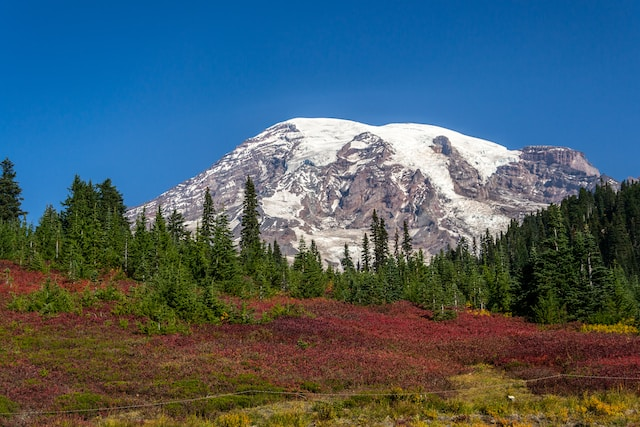
#> input picture Bimestre5/Procesamiento Imagenes/Tutorial-5/landscape.jpeg, 640 x 427 px
$ jupyter execute 'Tutorial 5.ipynb'   (shell and % lines are left out)
#> lines starting #> are read from the running program, lines starting #| are printed output that depends on the picture; after the words box and inside, x2 and y2 are one past the last pixel; in counts of white or black regions, pixels touching at a corner belong together
# Tutorial 5 - Restauración de imágenes

En este tutorial veremos algunos conceptos relacionados la restauración de imágenes. En particular veremos:

- Restauración bajo desplazamientos horizontales (1D)
- Restauración bajo desplazamientos en 2D usando el dominio de la frecuencia

[cell 1]
import cv2
import scipy
import numpy as np
import matplotlib.pyplot as plt
import skimage.restoration as restoration

[cell 2]
original_im = cv2.imread('landscape.jpeg', cv2.IMREAD_GRAYSCALE)
#> original_im: shape (427, 640); min 0, max 255, mean 89
plt.imshow(original_im, cmap='gray')

# Degradación Horizontal

## Degradar imagen

[cell 3]
len_degradation_kernel = 20
hor_degradation_kernel = np.ones(len_degradation_kernel) / len_degradation_kernel
hor_degradation_kernel.shape

[cell 4]
M = original_im.shape[1]
#> M = 640
N = M - len_degradation_kernel + 1
#> N = 621

hor_degradated_im = cv2.filter2D(original_im, -1, hor_degradation_kernel.reshape(1, len_degradation_kernel))
# Eliminar los bordes que OpenCV crea
hor_degradated_im = hor_degradated_im[:, :N]
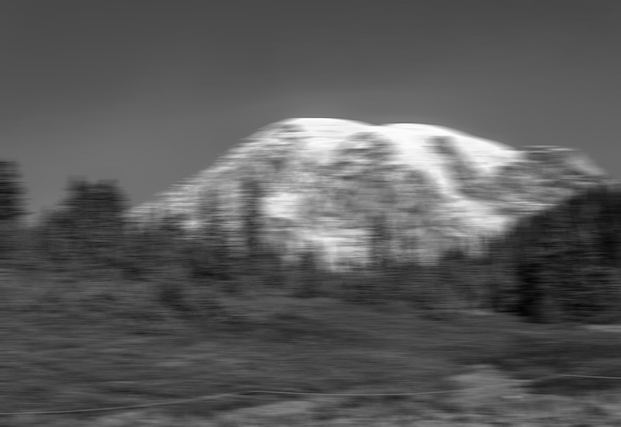
#> hor_degradated_im: shape (427, 621); min 3, max 255, mean 89.6

plt.imshow(hor_degradated_im, cmap='gray')

[cell 5]
example_line_ix = 200
example_line_original = original_im[example_line_ix, :]
#> example_line_original = 640 values, max 255 at index 176, min 1 at index 595, mean 115.6
example_line_degradated = hor_degradated_im[example_line_ix, :]
#> example_line_degradated = 621 values, max 223 at index 290, min 25 at index 600, mean 118.3

plt.plot(example_line_original, label='Imagen Original')
plt.plot(example_line_degradated, label='Imagen Degradada')
plt.legend()
#> figure, not shown here; curve peaks at x = 176, y = 255; curve peaks at x = 290, y = 223

## Restauración de una línea

[cell 6]
# H tiene que ser una matriz de NxM que contenga el kernel en la diagonal
H = np.zeros((N, M))
for i in range(N):
    H[i, i:i+len_degradation_kernel] = hor_degradation_kernel
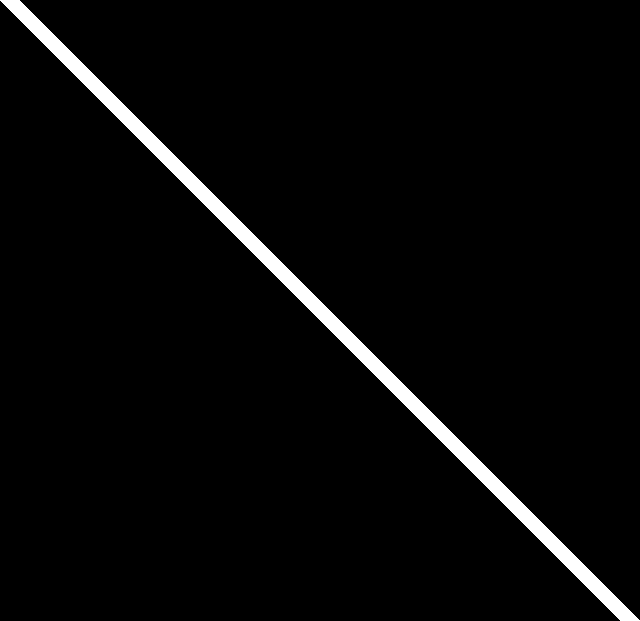
#> H: shape (621, 640) float64; values 0 (black) and 0.05 (white), 3.1% white; 1 white region, box (x1, y1, x2, y2) and area: (0, 0, 640, 621) 12420
H

[cell 7]
lambd = 1e6
W = np.eye(M)
A = lambd * np.linalg.inv(lambd * H.T.dot(H) + W.T.dot(W)).dot(H.T)
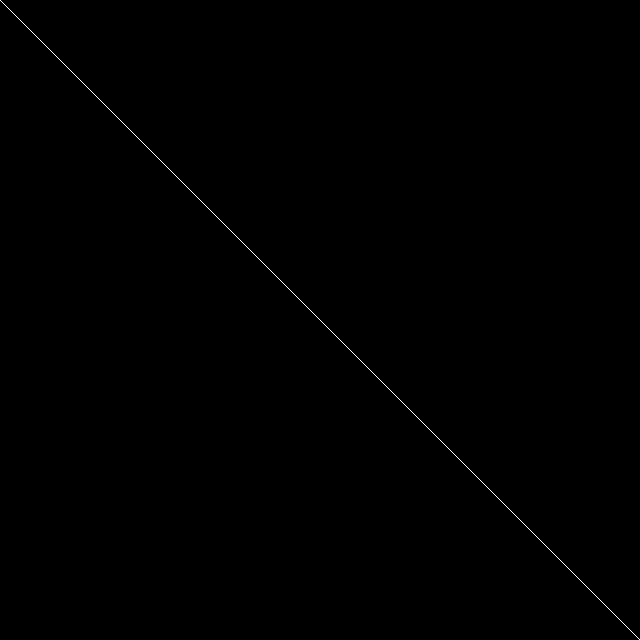
#> W: shape (640, 640) float64; values 0 (black) and 1 (white), 0.16% white in thin lines or dots

[cell 8]
example_line_recontr = A.dot(example_line_degradated)
#> example_line_recontr = 640 values, max 265.5 at index 298, min -31.68 at index 638, mean 115.6

plt.subplot(311)
plt.title('Imagen Original')
plt.plot(example_line_original)
plt.show()
#> figure, not shown here; curve peaks at x = 176, y = 255

plt.subplot(312)
plt.title('Imagen Degradada')
plt.plot(example_line_degradated)
plt.show()
#> figure, not shown here; curve peaks at x = 290, y = 223


plt.subplot(313)
plt.title('Imagen Reconstruida')
plt.plot(example_line_recontr)
plt.show()
#> figure, not shown here; curve peaks at x = 298, y = 265.5

## Restauración de la imagen

[cell 9]
reconstructed_im = hor_degradated_im.dot(A.T)

plt.figure(figsize=(20,20))

plt.subplot(131)
plt.title('Imagen Original')
plt.imshow(original_im, cmap='gray')
plt.subplot(132)
plt.title('Imagen Degradada')
plt.imshow(hor_degradated_im, cmap='gray')
plt.subplot(133)
plt.title('Imagen Reconstruida')
plt.imshow(reconstructed_im, cmap='gray')

# Degradación 2D - Deconvolución

## Degradar imagen

[cell 10]
len_degradation_kernel = 15
diag_kernel = np.fliplr(np.eye(len_degradation_kernel)) / len_degradation_kernel
plt.imshow(diag_kernel, cmap='gray')

[cell 11]
diag_degradated_im = cv2.filter2D(original_im, -1, diag_kernel)

plt.imshow(diag_degradated_im, cmap='gray')

## Deconvolución Naïve

[cell 12]
A, B = diag_degradated_im.shape
#> A = 427; B = 640
C, D = diag_kernel.shape

P = A + C + 1
#> P = 443
Q = B + D + 1
#> Q = 656

[cell 13]
padded_im = np.zeros((P, Q))
padded_im[:A, :B] = diag_degradated_im
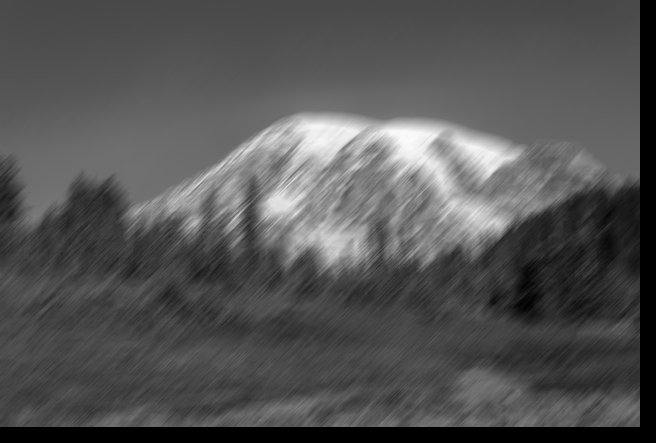
#> padded_im: shape (443, 656) float64; min 0, max 251, mean 83.7
plt.imshow(padded_im, cmap='gray')

[cell 14]
padded_kernel = np.zeros((P, Q))
padded_kernel[:C, :D] = diag_kernel
plt.imshow(padded_kernel, cmap='gray')

[cell 15]
fft_deg = np.fft.fft2(padded_im)
plt.imshow(np.log(np.abs(fft_deg)), cmap='gray')
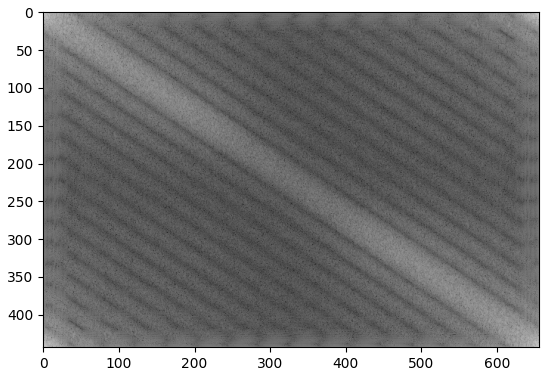
#> figure drawn by matplotlib, 1 panel

[cell 16]
fft_kernel = np.fft.fft2(padded_kernel)
plt.imshow(np.log(np.abs(fft_kernel)), cmap='gray')
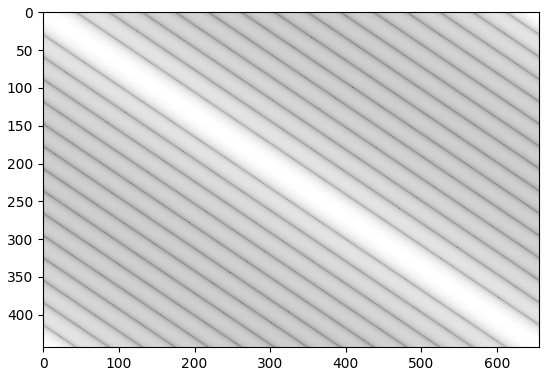
#> figure drawn by matplotlib, 1 panel

[cell 17]
fft_reconstructed = fft_deg / fft_kernel
reconstructed_im = np.real(np.fft.ifft2(fft_reconstructed))
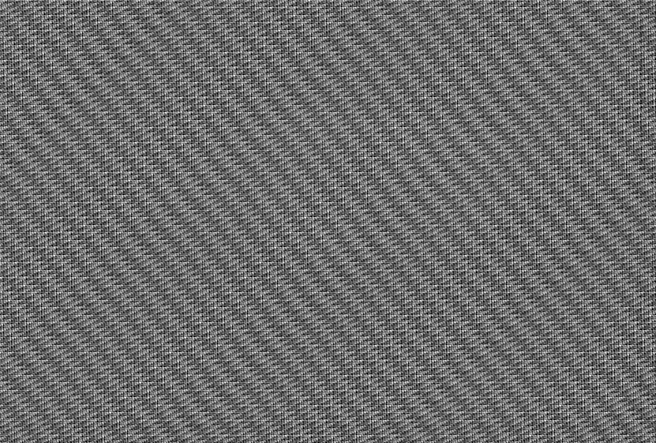
#> reconstructed_im: shape (443, 656) float64; min -4067, max 5638, mean 83.7; drawn with min black and max white

plt.imshow(reconstructed_im, cmap='gray')

## Deconvolución: 2do intento

Siguiendo la formulación vista en clase, buscamos alternativas que traten de suavizar el ruido. En este caso usaremos la reformulación $$W(u,v)=\frac{H^*(u, v)}{|H(u,v)|^2 + R}$$ y probaremos distintos valores de R

[cell 18]
plt.title('Imagen Degradada')
plt.imshow(padded_im, cmap='gray')
plt.show()

for r in [1e-1, 1e-2, 1e-3, 1e-4, 1e-5, 1e-6, 1e-7]:
    W = fft_kernel.conjugate() / (np.abs(fft_kernel)**2 + r)
    fft_reconstructed = fft_deg * W
    reconstructed_im = np.real(np.fft.ifft2(fft_reconstructed))

    plt.title(f'R={r}')
    plt.imshow(reconstructed_im, cmap='gray')
    plt.show()
#> this loop made 7 passes
#> pass 1, `reconstructed_im = np.real(np.fft.ifft2(fft_reconstructed))`:
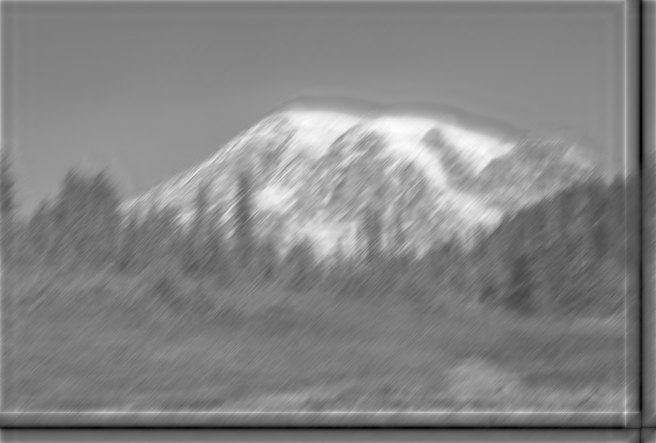
#> reconstructed_im: shape (443, 656) float64; min -100.3, max 239.5, mean 76.1; drawn with min black and max white

## Deconvolución de Wiener

Ahora verremos la implementación de la deconvolición de Weiner. Este es un caso particular de la deconvulución vista en clase que utiliza el el Signal-Noise Ratio para penalizar las frecuencias altas y así evitar divisiones por 0.

[cell 19]
reconstructed_wiener, _ = restoration.unsupervised_wiener(diag_degradated_im / 255, diag_kernel)
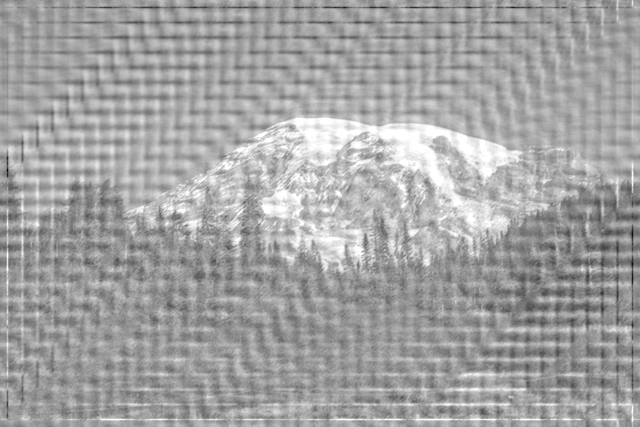
#> reconstructed_wiener: shape (427, 640) float64; min -0.815, max 1, mean 0.348; drawn with min black and max white

[cell 20]
plt.figure(figsize=(20,20))

plt.subplot(131)
plt.title('Imagen Original')
plt.imshow(original_im, cmap='gray')
plt.subplot(132)
plt.title('Imagen Degradada')
plt.imshow(diag_degradated_im, cmap='gray')
plt.subplot(133)
plt.title('Imagen Reconstruida (Wiener)')
plt.imshow(reconstructed_wiener, cmap='gray')

## Deconvolución de Richardson-Lucy

[cell 21]
reconstructed_rl = restoration.richardson_lucy(diag_degradated_im / 255, diag_kernel, num_iter=100)
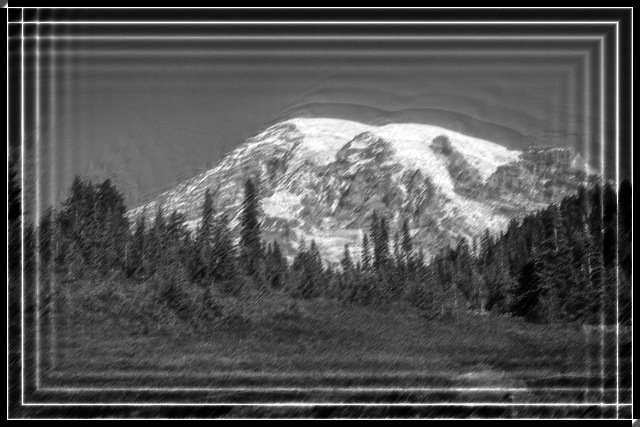
#> reconstructed_rl: shape (427, 640) float64; min 2.2e-30, max 1, mean 0.327

[cell 22]
plt.figure(figsize=(20,20))

plt.subplot(131)
plt.title('Imagen Original')
plt.imshow(original_im, cmap='gray')
plt.subplot(132)
plt.title('Imagen Degradada')
plt.imshow(diag_degradated_im, cmap='gray')
plt.subplot(133)
plt.title('Imagen Reconstruida (Richardson-Lucy)')
plt.imshow(reconstructed_rl, cmap='gray')
